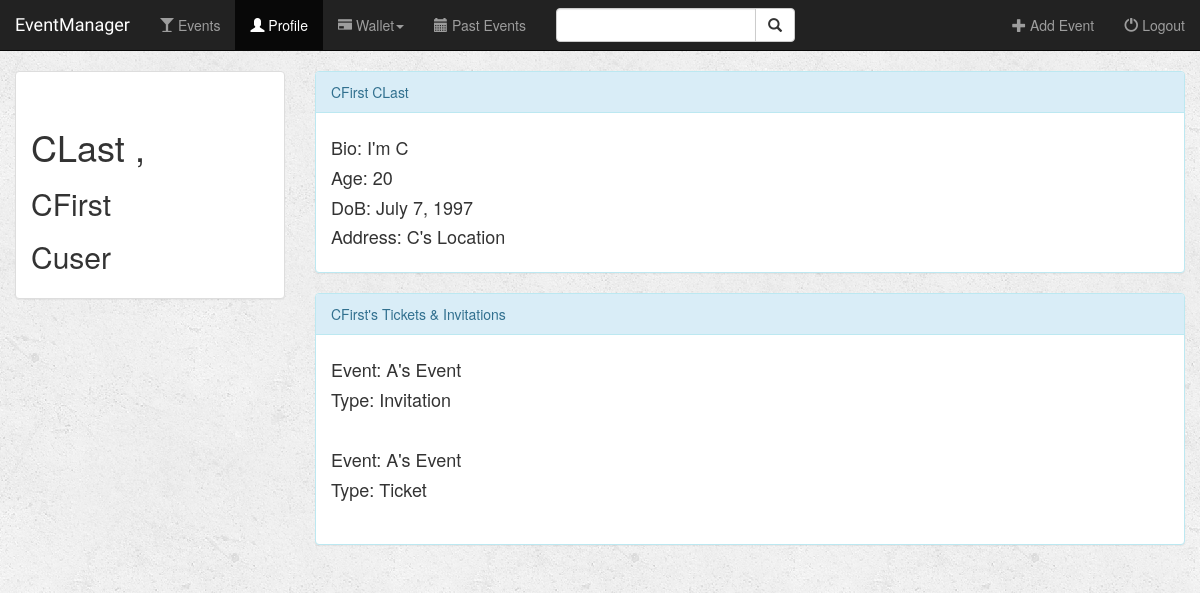
Page /event/profile/19/ on the committed database.
### event/models.py (models this page shows, shortened)
class Profile(models.Model):
    user = models.OneToOneField(User, on_delete=models.CASCADE)
    bio = models.TextField(max_length=500, blank=True, null=True)
    location = models.TextField(max_length=500, blank=True, null=True)
    birth_date = models.DateField(blank=True, null=True)
    age = models.IntegerField(blank=True, null=True)
    wallet_pin = models.PositiveIntegerField(null=True)
    wallet_balance = models.PositiveIntegerField(default=0, null=True)

class Ticket(models.Model):
    attendee = models.ForeignKey(User, on_delete=models.CASCADE)
    event = models.ForeignKey(Event, on_delete=models.CASCADE)
    flag = models.BooleanField(null=False)

class Event(models.Model):
    name = models.CharField(max_length=50, null=False)
    location = models.TextField(max_length=500, null=False)
    date = models.DateField(null=True)
    time = models.TimeField(null=True)
    manager = models.ForeignKey(User, on_delete=models.CASCADE)
    fare = models.PositiveIntegerField(null=True)

### event/views.py (the view)
# urls.py: url(r'profile/(?P<pk>[0-9]+)/$', views.get_user_profile, name='user_profile'),
def get_user_profile(request, pk):
    user = User.objects.get(pk=pk)
    profile = Profile.objects.get(user_id=pk)
    tickets = Ticket.objects.filter(attendee=user)
    return render(request, 'event/user_profile.html', {'user': user, 'profile': profile, 'tickets': tickets})

### event/templates/event/user_profile.html (shortened to what this page needs)
{% extends 'event/base.html' %}
{% block profile_active %}active{% endblock %}
{% block body %}
<div class="events-container container-fluid">
    <div class="row">
        <div class="col-sm-4 col-md-3">
            <div class="panel panel-default">
                <div class="panel-body">
                    <br>
                    <h1>{{ user.last_name }} ,</h1> <h2>{{ user.first_name }}</h2>
                    <h2>{{ user.username }}</h2>
                </div>
            </div>
        </div>
        <div class="col-sm-8 col-md-9">
            <div class="panel panel-info">
                <div class="panel-heading">
                    {{ user.first_name }} {{ user.last_name }}
                </div>
                <div class="panel-body">
                    <h4>Bio: {{ profile.bio }}</h4>
                    <h4>Age: {{ profile.age }}</h4>
                    <h4>DoB: {{ profile.birth_date }}</h4>
                    <h4>Address: {{ profile.location }}</h4>
                </div>
            </div>
            <div class="panel panel-info">
                <div class="panel-heading">
                    {{ user.first_name }}'s Tickets & Invitations
                </div>
                <div class="panel-body">
                    {% for ticket in tickets %}
                        <h4>Event: {{ ticket.event.name }}</h4>
                        <h4>Type: {% if ticket.flag %} Ticket {% else %} Invitation {% endif %}</h4>
                        <br>
                    {% endfor %}
                </div>
            </div>
        </div>
    </div>
</div>
{% endblock %}

### event/static/event/css/style.css (style rules this page uses)
body { background: white url("./../images/background.png"); }

### rows in the picture
Profile: bio "I'm C", age "20", birth_date "July 7, 1997", location "C's Location"
Ticket: event.name "A's Event", flag "Invitation"
Ticket: event.name "A's Event", flag "Ticket"

### other values in the picture
{{ user.last_name }} "CLast"
{{ user.first_name }} "CFirst"
{{ user.username }} "Cuser"
